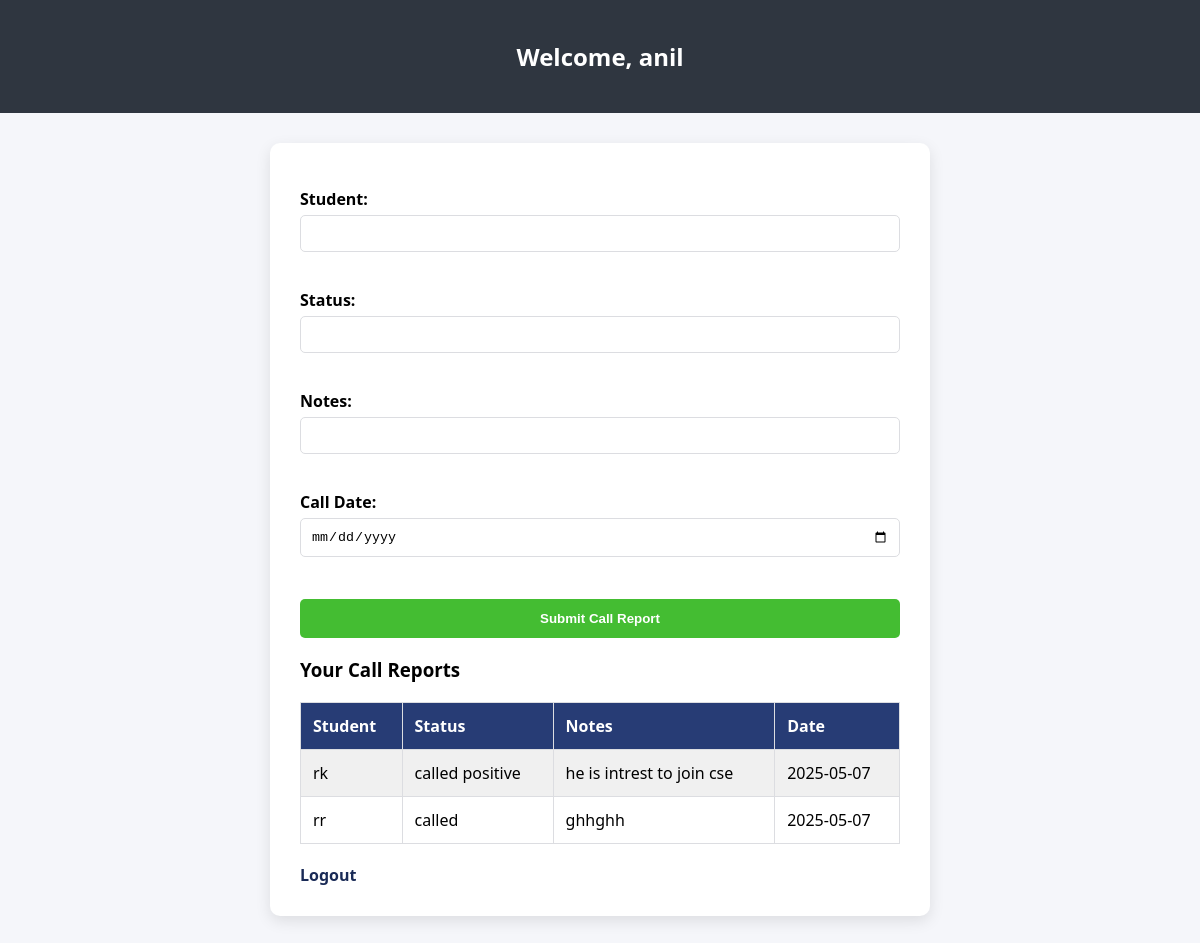
The app's page /dashboard (signed in) with its own data.
### tables this page shows
CREATE TABLE calls (
            id INTEGER PRIMARY KEY AUTOINCREMENT,
            user_id INTEGER,
            student TEXT,
            status TEXT,
            notes TEXT,
            call_date TEXT,
            FOREIGN KEY (user_id) REFERENCES users(id)
        );

### app.py (the view, shortened to what this page needs)
@app.route('/dashboard', methods=['GET', 'POST'])
def dashboard():
    if 'user_id' not in session or session.get('is_admin') == 1:
        return redirect('/')
    conn = get_db()
    c = conn.cursor()
    c.execute('SELECT student, status, notes, call_date FROM calls WHERE user_id=?', (session['user_id'],))
    calls = c.fetchall()
    conn.close()
    return render_template('dashboard.html', username=session['username'], calls=calls)

### app.py (called while the page is built)
def get_db():
    return sqlite3.connect(DATABASE)

### templates/dashboard.html (shortened to what this page needs)
<!DOCTYPE html>
<html>
<head>
    <link rel="stylesheet" href="{{ url_for('static', filename='styles.css') }}">
</head>
<body>
    <header>
        <h2>Welcome, {{ username }}</h2>
    </header>
    <div class="container">
        <form method="POST">
            <label for="student">Student:</label>
            <input type="text" name="student" required><br>
            <label for="status">Status:</label>
            <input type="text" name="status" required><br>
            <label for="notes">Notes:</label>
            <input type="text" name="notes" required><br>
            <label for="call_date">Call Date:</label>
            <input type="date" name="call_date" required><br>
            <input type="submit" value="Submit Call Report">
        </form>
        <h3>Your Call Reports</h3>
        <table>
            <tr><th>Student</th><th>Status</th><th>Notes</th><th>Date</th></tr>
            {% for row in calls %}
            <tr>
                <td>{{ row[0] }}</td><td>{{ row[1] }}</td><td>{{ row[2] }}</td><td>{{ row[3] }}</td>
            </tr>
            {% endfor %}
        </table>
        <a href="/logout">Logout</a>
    </div>
</body>
</html>

### static/styles.css (style rules this page uses)
body { font-family: 'Segoe UI', Tahoma, Geneva, Verdana, sans-serif; background-color: #f5f6fa; margin: 0; padding: 0; }
header { background-color: #2f3640; color: white; padding: 20px; text-align: center; }
.container { width: 90%; max-width: 600px; background: white; margin: 30px auto; padding: 30px; border-radius: 10px; box-shadow: 0 5px 15px rgba(0,0,0,0.1); }
form { display: flex; flex-direction: column; }
form label { margin-top: 15px; font-weight: bold; }
form input[type="text"], form input[type="password"], form input[type="date"] { padding: 10px; margin-top: 5px; border: 1px solid #dcdde1; border-radius: 5px; }
form input[type="submit"] { margin-top: 20px; padding: 12px; background-color: #44bd32; color: white; font-weight: bold; border: none; border-radius: 5px; cursor: pointer; }
table { width: 100%; border-collapse: collapse; margin-top: 20px; }
table, th, td { border: 1px solid #dcdde1; }
th, td { padding: 12px; text-align: left; }
th { background-color: #273c75; color: white; }
tr:nth-child(even) { background-color: #f0f0f0; }
a { display: inline-block; margin-top: 20px; color: #192a56; text-decoration: none; font-weight: bold; }

### records on screen
calls: student "rk", status "called positive", notes "he is intrest to join cse", call_date "2025-05-07"
calls: student "rr", status "called", notes "ghhghh", call_date "2025-05-07"

### other values on screen
{{ username }} "anil"
